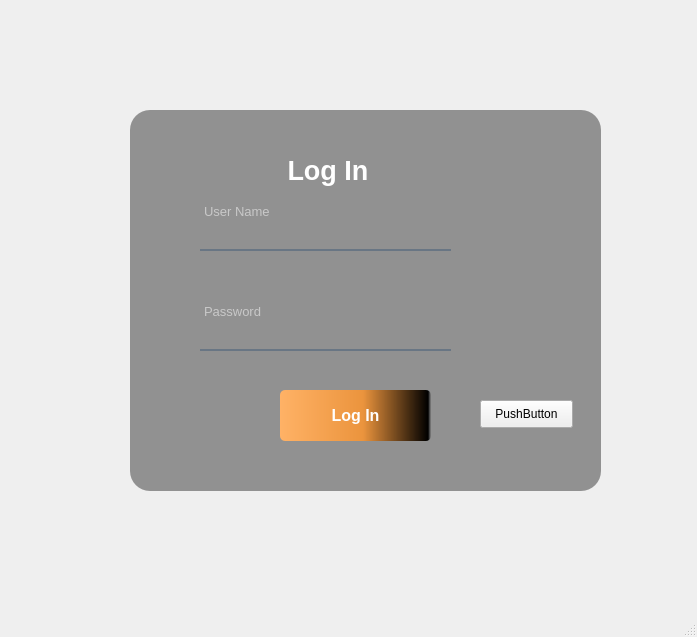
<?xml version="1.0" encoding="UTF-8"?>
<ui version="4.0">
 <class>MainWindow</class>
 <widget class="QMainWindow" name="MainWindow">
  <property name="geometry">
   <rect>
    <x>0</x>
    <y>0</y>
    <width>697</width>
    <height>637</height>
   </rect>
  </property>
  <property name="windowTitle">
   <string>MainWindow</string>
  </property>
  <widget class="QWidget" name="centralwidget">
   <widget class="QLabel" name="label">
    <property name="geometry">
     <rect>
      <x>40</x>
      <y>10</y>
      <width>621</width>
      <height>551</height>
     </rect>
    </property>
    <property name="styleSheet">
     <string notr="true">border-image: url(:/images/7c8b2eb4ec44151a4c55.jpg);
border-radius:20px;</string>
    </property>
    <property name="text">
     <string/>
    </property>
   </widget>
   <widget class="QLabel" name="label_2">
    <property name="geometry">
     <rect>
      <x>130</x>
      <y>110</y>
      <width>471</width>
      <height>381</height>
     </rect>
    </property>
    <property name="styleSheet">
     <string notr="true">background-color:rgba(0,0,0,100);
border-radius:20px;</string>
    </property>
    <property name="text">
     <string/>
    </property>
   </widget>
   <widget class="QLabel" name="label_3">
    <property name="geometry">
     <rect>
      <x>280</x>
      <y>130</y>
      <width>131</width>
      <height>81</height>
     </rect>
    </property>
    <property name="font">
     <font>
      <pointsize>20</pointsize>
      <weight>75</weight>
      <italic>false</italic>
      <bold>true</bold>
      <underline>false</underline>
      <strikeout>false</strikeout>
     </font>
    </property>
    <property name="styleSheet">
     <string notr="true">color: rgb(255, 255, 255);</string>
    </property>
    <property name="text">
     <string> Log In</string>
    </property>
   </widget>
   <widget class="QTextEdit" name="textEdit_2">
    <property name="geometry">
     <rect>
      <x>200</x>
      <y>300</y>
      <width>251</width>
      <height>51</height>
     </rect>
    </property>
    <property name="font">
     <font>
      <pointsize>10</pointsize>
      <weight>50</weight>
      <bold>false</bold>
     </font>
    </property>
    <property name="styleSheet">
     <string notr="true">background-color:rgba(0,0,0,0);
border:none;
border-bottom:2px solid rgba(105,118,132,255);
color: rgb(255, 255, 255);
padding-bottom:7px;
</string>
    </property>
    <property name="lineWrapMode">
     <enum>QTextEdit::WidgetWidth</enum>
    </property>
    <property name="html">
     <string>&lt;!DOCTYPE HTML PUBLIC &quot;-//W3C//DTD HTML 4.0//EN&quot; &quot;http://www.w3.org/TR/REC-html40/strict.dtd&quot;&gt;
&lt;html&gt;&lt;head&gt;&lt;meta name=&quot;qrichtext&quot; content=&quot;1&quot; /&gt;&lt;style type=&quot;text/css&quot;&gt;
p, li { white-space: pre-wrap; }
&lt;/style&gt;&lt;/head&gt;&lt;body style=&quot; font-family:'MS Shell Dlg 2'; font-size:10pt; font-weight:400; font-style:normal;&quot;&gt;
&lt;p style=&quot;-qt-paragraph-type:empty; margin-top:0px; margin-bottom:0px; margin-left:0px; margin-right:0px; -qt-block-indent:0; text-indent:0px; font-size:7.8pt;&quot;&gt;&lt;br /&gt;&lt;/p&gt;&lt;/body&gt;&lt;/html&gt;</string>
    </property>
    <property name="placeholderText">
     <string>Password</string>
    </property>
   </widget>
   <widget class="QTextEdit" name="textEdit_3">
    <property name="geometry">
     <rect>
      <x>200</x>
      <y>200</y>
      <width>251</width>
      <height>51</height>
     </rect>
    </property>
    <property name="font">
     <font>
      <pointsize>10</pointsize>
      <weight>50</weight>
      <bold>false</bold>
     </font>
    </property>
    <property name="styleSheet">
     <string notr="true">background-color:rgba(0,0,0,0);
border:none;
border-bottom:2px solid rgba(105,118,132,255);
color: rgb(255, 255, 255);
padding-bottom:7px;
</string>
    </property>
    <property name="html">
     <string>&lt;!DOCTYPE HTML PUBLIC &quot;-//W3C//DTD HTML 4.0//EN&quot; &quot;http://www.w3.org/TR/REC-html40/strict.dtd&quot;&gt;
&lt;html&gt;&lt;head&gt;&lt;meta name=&quot;qrichtext&quot; content=&quot;1&quot; /&gt;&lt;style type=&quot;text/css&quot;&gt;
p, li { white-space: pre-wrap; }
&lt;/style&gt;&lt;/head&gt;&lt;body style=&quot; font-family:'MS Shell Dlg 2'; font-size:10pt; font-weight:400; font-style:normal;&quot;&gt;
&lt;p style=&quot;-qt-paragraph-type:empty; margin-top:0px; margin-bottom:0px; margin-left:0px; margin-right:0px; -qt-block-indent:0; text-indent:0px; font-size:7.8pt;&quot;&gt;&lt;br /&gt;&lt;/p&gt;&lt;/body&gt;&lt;/html&gt;</string>
    </property>
    <property name="placeholderText">
     <string>User Name</string>
    </property>
   </widget>
   <widget class="QPushButton" name="pushButton">
    <property name="geometry">
     <rect>
      <x>280</x>
      <y>390</y>
      <width>151</width>
      <height>51</height>
     </rect>
    </property>
    <property name="font">
     <font>
      <pointsize>12</pointsize>
      <weight>75</weight>
      <bold>true</bold>
     </font>
    </property>
    <property name="styleSheet">
     <string notr="true">QPushButton#pushButton{
background-color: qlineargradient(spread:pad, x1:0, y1:0, x2:1, y2:0, stop:0 rgba(255, 178, 102, 255), stop:0.55 rgba(235, 148, 61, 255), stop:0.98 rgba(0, 0, 0, 255), stop:1 rgba(0, 0, 0, 0));
color: rgb(255, 255, 255);
border-radius:5px;}
QPushButton#pushButton:hover{
background-color: qlineargradient(spread:pad, x1:0, y1:0, x2:1, y2:0, stop:0 rgba(255, 178, 102, 255), stop:0.55 rgba(235, 148, 61, 255), stop:0.98 rgba(0, 0, 0, 255), stop:1 rgba(0, 0, 0, 0));}
QPushButton#pushButton:pressed{
padding-left:5px;
padding-top:5px;
background-color: rgba(108, 118, 132,200);}</string>
    </property>
    <property name="text">
     <string>Log In</string>
    </property>
   </widget>
   <widget class="QPushButton" name="pushButton_2">
    <property name="geometry">
     <rect>
      <x>480</x>
      <y>400</y>
      <width>93</width>
      <height>28</height>
     </rect>
    </property>
    <property name="styleSheet">
     <string notr="true">QPushButton#pushButton{
background-color: qradialgradient(spread:repeat, cx:0.5, cy:0.5, radius:0.077, fx:0.5, fy:0.5, stop:0 rgba(0, 169, 255, 147), stop:0.497326 rgba(0, 0, 0, 147), stop:1 rgba(0, 169, 255, 147));
color: rgb(255, 255, 210);
border-radius:5px;
}
QPushButton#pushButton:hover{
background-color: qradialgradient(spread:repeat, cx:0.5, cy:0.5, radius:0.077, fx:0.5, fy:0.5, stop:0 rgba(0, 169, 255, 147), stop:0.497326 rgba(0, 0, 0, 147), stop:1 rgba(0, 169, 255, 147));}
QPushButton#pushButton:pressed{
padding-left:5px;
padding-top:5px;
background-color: rgb(150, 123, 111,255);
}
</string>
    </property>
    <property name="text">
     <string>PushButton</string>
    </property>
   </widget>
  </widget>
  <widget class="QMenuBar" name="menubar">
   <property name="geometry">
    <rect>
     <x>0</x>
     <y>0</y>
     <width>697</width>
     <height>26</height>
    </rect>
   </property>
  </widget>
  <widget class="QStatusBar" name="statusbar"/>
 </widget>
 <resources>
  <include location="res.qrc"/>
 </resources>
 <connections/>
</ui>
